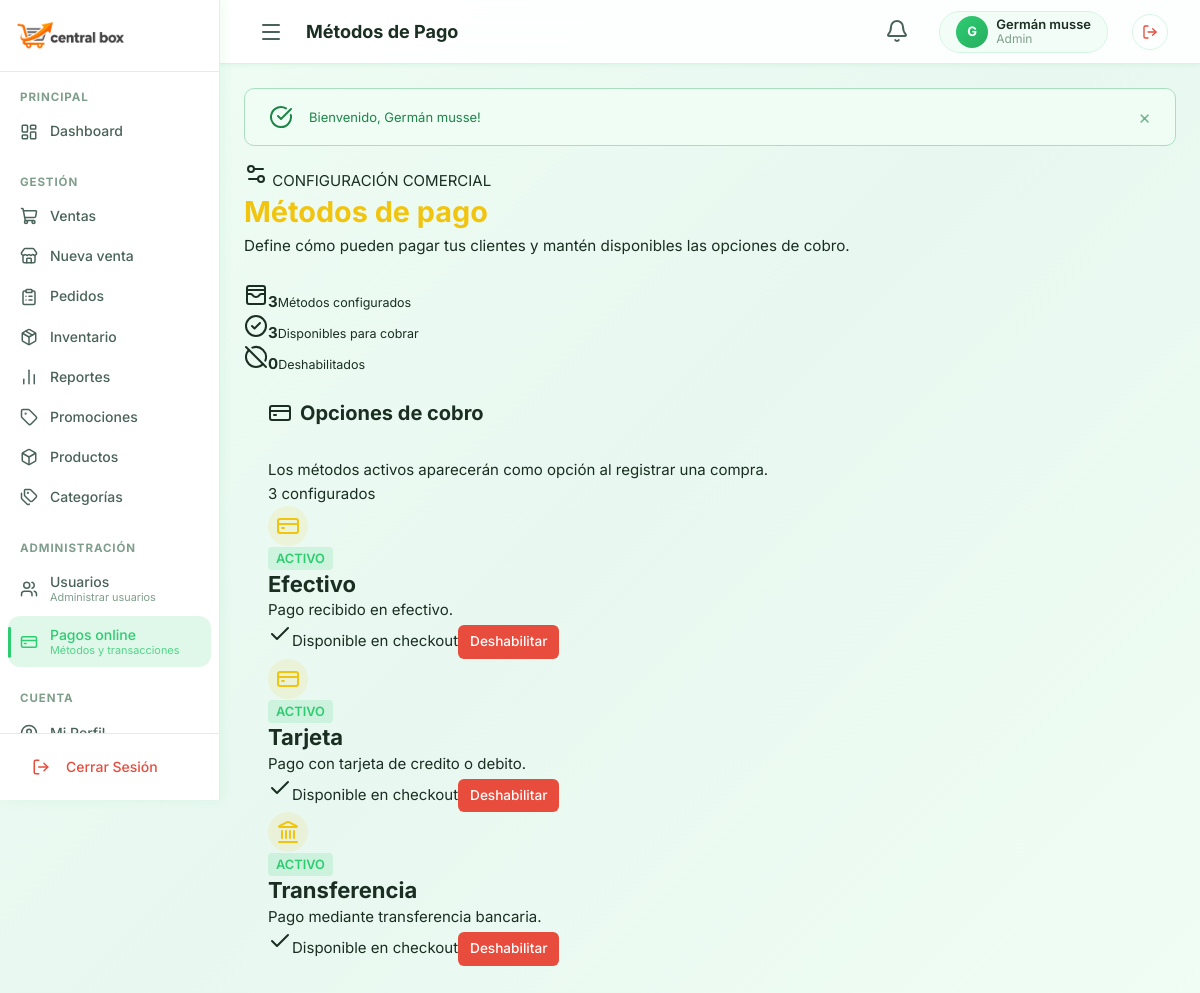
The app's page /public/index.php?controller=pagos&action=index (signed in) with its own data.
### tables this page shows
CREATE TABLE IF NOT EXISTS metodos_pago (
    id INT UNSIGNED AUTO_INCREMENT PRIMARY KEY,
    nombre VARCHAR(100) NOT NULL,
    descripcion TEXT NULL,
    estado ENUM('activo', 'inactivo') NOT NULL DEFAULT 'activo',
    created_at DATETIME NOT NULL DEFAULT CURRENT_TIMESTAMP
);

### controllers/PagosController.php (called while the page is built, shortened)
<?php
require_once MODELS_PATH . '/Pago.php';
class PagosController
{
    private Pago $pagoModel;
    public function __construct()
    {
        $this->pagoModel = new Pago();
    }
    public function index(): void
    {
        $metodosPago = $this->pagoModel->getAll();
        require_once VIEWS_PATH . '/Layouts/header.php';
        require_once VIEWS_PATH . '/admin/pagos/index.php';
        require_once VIEWS_PATH . '/Layouts/footer.php';
    }
}

### public/index.php (called while the page is built, shortened)
<?php
require_once __DIR__ . '/../config/config.php';
require_once __DIR__ . '/../config/database.php';
$actionName     = $_GET['action']     ?? 'index';
$controller = new $controllerClass();
$controller->$actionName();

### config/database.php (called while the page is built, shortened)
<?php
class Database
{
    private static ?Database $instance = null;
    private PDO $connection;
    private static string $host = '127.0.0.1';
    private static string $port = '3306';
    private static string $dbname = 'central_box';
    private static string $username = 'root';
    private static string $password = '';
    private static string $charset = 'utf8mb4';
    private function __construct()
    {
        try {
            $dsn = "mysql:host=" . self::$host . ";port=" . self::$port . ";dbname=" . self::$dbname . ";charset=" . self::$charset;
            $options = [
                PDO::ATTR_ERRMODE            => PDO::ERRMODE_EXCEPTION,
                PDO::ATTR_DEFAULT_FETCH_MODE => PDO::FETCH_ASSOC,
                PDO::ATTR_EMULATE_PREPARES   => false,
                PDO::MYSQL_ATTR_INIT_COMMAND => "SET NAMES " . self::$charset,
            ];
            $this->connection = new PDO($dsn, self::$username, self::$password, $options);
        } catch (PDOException $e) {
            die("Error de conexión a la base de datos: " . $e->getMessage());
        }
    }
    public static function getInstance(): self
    {
        if (self::$instance === null) {
            self::$instance = new self();
        }
        return self::$instance;
    }
    public function getConnection(): PDO
    {
        return $this->connection;
    }
}

### models/Pago.php (called while the page is built, shortened)
<?php
require_once __DIR__ . '/../config/database.php';
class Pago
{
    private PDO $db;
    public function __construct()
    {
        $this->db = Database::getInstance()->getConnection();
    }
    public function getAll(): array
    {
        $stmt = $this->db->query("SELECT * FROM metodos_pago ORDER BY id ASC");
        return $stmt->fetchAll(PDO::FETCH_ASSOC);
    }
}

### config/config.php (called while the page is built, shortened)
<?php
function e(?string $value): string
{
    return htmlspecialchars($value ?? '', ENT_QUOTES, 'UTF-8');
}

### views/admin/pagos/index.php (the view)
<div class="pagos-header animate-fade-in">
    <div>
        <div class="pagos-eyebrow"><i data-lucide="settings-2"></i> CONFIGURACIÓN COMERCIAL</div>
        <h1 class="pagos-title"><span class="pagos-highlight">Métodos de pago</span></h1>
        <p class="pagos-subtitle">Define cómo pueden pagar tus clientes y mantén disponibles las opciones de cobro.</p>
    </div>
</div>
<?php $activos = count(array_filter($metodosPago, fn($p) => $p['estado'] === 'activo')); ?>
<div class="pagos-summary animate-fade-in">
    <div><i data-lucide="wallet-cards"></i><span><strong><?= count($metodosPago) ?></strong><small>Métodos configurados</small></span></div>
    <div><i data-lucide="circle-check"></i><span><strong><?= $activos ?></strong><small>Disponibles para cobrar</small></span></div>
    <div><i data-lucide="circle-off"></i><span><strong><?= count($metodosPago) - $activos ?></strong><small>Deshabilitados</small></span></div>
</div>
<section class="pagos-container animate-fade-in-up">
    <div class="pagos-section-heading">
        <div><h2><i data-lucide="credit-card"></i> Opciones de cobro</h2><p>Los métodos activos aparecerán como opción al registrar una compra.</p></div>
        <span class="pagos-count"><?= count($metodosPago) ?> configurados</span>
    </div>
    <div class="pagos-grid">
        <?php if (empty($metodosPago)): ?>
            <div class="pagos-empty"><i data-lucide="credit-card"></i><strong>No hay métodos configurados</strong><span>Agrega métodos para recibir pagos.</span></div>
        <?php else: ?>
            <?php foreach ($metodosPago as $pago): $activo = $pago['estado'] === 'activo'; ?>
                <article class="pagos-method <?= $activo ? 'is-active' : 'is-inactive' ?>">
                    <div class="pagos-method-top"><div class="icon-circle"><i data-lucide="<?= stripos($pago['nombre'], 'transfer') !== false ? 'landmark' : 'credit-card' ?>"></i></div><span class="badge-status <?= $activo ? 'badge-active' : 'badge-inactive' ?>"><?= $activo ? 'Activo' : 'Inactivo' ?></span></div>
                    <h3><?= e($pago['nombre']) ?></h3>
                    <p><?= e($pago['descripcion']) ?></p>
                    <div class="pagos-method-footer"><span><i data-lucide="<?= $activo ? 'check' : 'minus' ?>"></i><?= $activo ? 'Disponible en checkout' : 'No disponible' ?></span><a href="<?= BASE_URL ?>/index.php?controller=pagos&action=toggle&id=<?= (int) $pago['id'] ?>&estado=<?= $activo ? 'inactivo' : 'activo' ?>" class="btn-toggle <?= $activo ? 'btn-disable' : 'btn-enable' ?>"><?= $activo ? 'Deshabilitar' : 'Activar' ?></a></div>
                </article>
            <?php endforeach; ?>
        <?php endif; ?>
    </div>
</section>
</div>

### Styles/main.css (style rules this page uses)
:root { --color-bg: #f0fdf4; --color-bg-secondary: #ffffff; --color-bg-tertiary: #e8f8f0; --color-surface: rgba(46, 204, 113, 0.05); --color-surface-hover: rgba(46, 204, 113, 0.10); --color-border: #d5f5e3; --color-border-hover: #a9dfbf; --color-text: #1a2e22; --color-text-secondary: #4a6358; --color-text-muted: #7f9e8c; --color-primary: #2ecc71; --color-primary-hover: #27ae60; --color-primary-light: rgba(46, 204, 113, 0.15); --color-secondary: #27ae60; --color-secondary-hover: #229954; --color-secondary-light: rgba(39, 174, 96, 0.15); --gradient-primary: linear-gradient(135deg, #2ecc71 0%, #27ae60 100%); --gradient-primary-hover: linear-gradient(135deg, #27ae60 0%, #229954 100%); --gradient-bg: linear-gradient(135deg, #f0fdf4 0%, #e8f8f0 50%, #f0fdf4 100%); --gradient-card: linear-gradient(135deg, rgba(46,204,113,0.06) 0%, rgba(39,174,96,0.03) 100%); --color-success: #2ecc71; --color-success-light: rgba(46, 204, 113, 0.12); --color-warning: #f39c12; --color-warning-light: rgba(243, 156, 18, 0.12); --color-danger: #e74c3c; --color-danger-light: rgba(231, 76, 60, 0.12); --color-info: #3498db; --color-info-light: rgba(52, 152, 219, 0.12); --glass-bg: rgba(255, 255, 255, 0.7); --glass-border: rgba(46, 204, 113, 0.2); --glass-shadow: 0 4px 24px rgba(46, 204, 113, 0.12); --glass-blur: blur(12px); --font-family: 'Inter', -apple-system, BlinkMacSystemFont, 'Segoe UI', sans-serif; --font-size-xs: 0.75rem; --font-size-sm: 0.8125rem; --font-size-base: 0.9375rem; --font-size-md: 1rem; --font-size-lg: 1.125rem; --font-size-xl: 1.375rem; --font-size-2xl: 1.75rem; --font-size-3xl: 2.25rem; --font-size-4xl: 3rem; --space-xs: 0.25rem; --space-sm: 0.5rem; --space-md: 1rem; --space-lg: 1.5rem; --space-xl: 2rem; --space-2xl: 3rem; --space-3xl: 4rem; --radius-sm: 6px; --radius-md: 10px; --radius-lg: 16px; --radius-xl: 24px; --radius-full: 9999px; --shadow-sm: 0 1px 4px rgba(46, 204, 113, 0.10); --shadow-md: 0 4px 12px rgba(46, 204, 113, 0.12); --shadow-lg: 0 8px 24px rgba(46, 204, 113, 0.15); --shadow-xl: 0 16px 48px rgba(46, 204, 113, 0.18); --shadow-glow: 0 0 20px rgba(46, 204, 113, 0.25); --transition-fast: 150ms cubic-bezier(0.4, 0, 0.2, 1); --transition-base: 250ms cubic-bezier(0.4, 0, 0.2, 1); --transition-slow: 350ms cubic-bezier(0.4, 0, 0.2, 1); --transition-spring: 500ms cubic-bezier(0.34, 1.56, 0.64, 1); --sidebar-width: 220px; --sidebar-collapsed: 58px; --header-height: 64px; --content-max-width: 1400px; }
*, *::before, *::after { margin: 0; padding: 0; box-sizing: border-box; }
html { font-size: 16px; scroll-behavior: smooth; -webkit-font-smoothing: antialiased; }
body { font-family: var(--font-family); font-size: var(--font-size-base); color: var(--color-text); background: var(--gradient-bg); background-attachment: fixed; line-height: 1.6; min-height: 100vh; overflow-x: hidden; }
a { color: var(--color-primary); text-decoration: none; transition: color var(--transition-fast); }
h1, h2, h3, h4, h5, h6 { font-weight: 700; line-height: 1.3; color: var(--color-text); }
h1 { font-size: var(--font-size-3xl); }
h2 { font-size: var(--font-size-2xl); }
h3 { font-size: var(--font-size-xl); }
.animate-fade-in { animation: fadeIn 0.4s ease-out both; }
.animate-fade-in-up { animation: fadeInUp 0.5s ease-out both; }

### Styles/pagos.css (style rules this page uses)
.pagos-header { margin-bottom: 24px; }
.pagos-title { font-size: 1.8rem; font-weight: 700; color: var(--text-primary); margin-bottom: 4px; }
.pagos-subtitle { color: var(--text-secondary); font-size: 0.95rem; }
.pagos-highlight { color: #f1c40f; }
.pagos-container { background: var(--bg-card); border: 1px solid var(--border-color); border-radius: 12px; padding: 24px; margin-bottom: 30px; overflow-x: auto; }
.pagos-container h2 { font-size: 1.25rem; margin-bottom: 20px; color: var(--text-primary); display: flex; align-items: center; gap: 8px; border-bottom: 1px solid var(--border-color); padding-bottom: 12px; }
.badge-status { padding: 4px 8px; border-radius: 4px; font-size: 0.8rem; font-weight: 600; text-transform: uppercase; }
.badge-active { background: rgba(46, 204, 113, 0.15); color: #2ecc71; }
.btn-toggle { padding: 6px 12px; border-radius: 6px; font-size: 0.85rem; text-decoration: none; font-weight: 500; display: inline-flex; align-items: center; gap: 5px; transition: opacity 0.2s; }
.btn-disable { background: #e74c3c; color: #fff; }
.icon-circle { width: 40px; height: 40px; border-radius: 50%; display: flex; align-items: center; justify-content: center; background: rgba(241, 196, 15, 0.1); color: #f1c40f; }

### records on screen
metodos_pago: estado "ACTIVO", nombre "Efectivo", descripcion "Pago recibido en efectivo."
metodos_pago: estado "ACTIVO", nombre "Tarjeta", descripcion "Pago con tarjeta de credito o debito."
metodos_pago: estado "ACTIVO", nombre "Transferencia", descripcion "Pago mediante transferencia bancaria."

### other values on screen
$pageTitle "Métodos de Pago"
substr($user['nombre'] ?? 'U', 0, 1) "G"
$user['nombre'] "Germán musse"
$user['rol'] "Admin"
$flashSuccess "Bienvenido, Germán musse!"
count($metodosPago) "3"
$activos "3"
count($metodosPago) - $activos "0"
